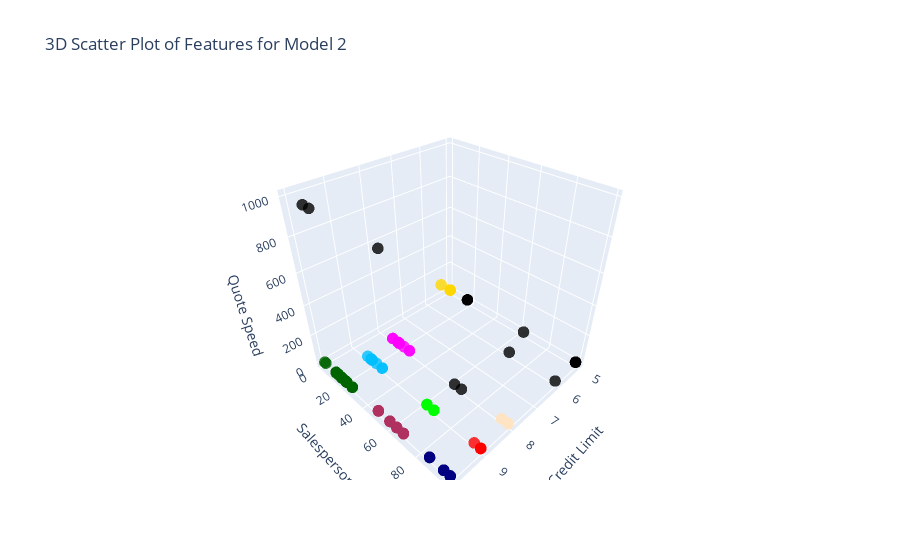

Here is the notebook cell this chart was saved with:
### Code cell
labels_data = pickle.loads(ast.literal_eval(combined_df['labels'].loc[2]))

features_str = combined_df['features'].loc[2]
features_list = ast.literal_eval(features_str)

df = final_df[features_list]

# 3D scatter plot
fig = go.Figure(data=[go.Scatter3d(
    x=df['Credit Limit'],
    y=df['Salesperson'],
    z=df['Quote Speed'],
    mode='markers',
    marker=dict(
        size=4,
        color=labels_data,
        colorscale=colors,
        opacity=0.8
    )
)])

fig.update_layout(
    scene=dict(
        xaxis_title=features_list[0],
        yaxis_title=features_list[1],
        zaxis_title=features_list[2],
    ),
    title='3D Scatter Plot of Features for Model 2'
)

# INTERACTIVE 3D PLOT
fig.show()

### Figure 1 — Plotly figure (JSON) as saved in the notebook; plotly's stock layout.template omitted (floating-point values rounded to 4 significant figures; data arrays with more than 128 entries replaced by an {"elided": "..."} marker saying what was removed)
{"data": [{"marker": {"color": {"elided": "2505 int values"}, "colorscale": [[0, "#000000"], [0.1111, "#006400"], [0.2222, "#000080"], [0.3333, "#b03060"], [0.4444, "#ff0000"], [0.5556, "#ffd700"], [0.6667, "#00ff00"], [0.7778, "#00bfff"], [0.8889, "#ff00ff"], [1, "#ffe4c4"]], "opacity": 0.8, "size": 4}, "mode": "markers", "type": "scatter3d", "x": {"elided": "2505 int values"}, "y": {"elided": "2505 int values"}, "z": {"elided": "2505 int values"}}], "layout": {"scene": {"xaxis": {"title": {"text": "Credit Limit"}}, "yaxis": {"title": {"text": "Salesperson"}}, "zaxis": {"title": {"text": "Quote Speed"}}}, "title": {"text": "3D Scatter Plot of Features for Model 2"}}}
